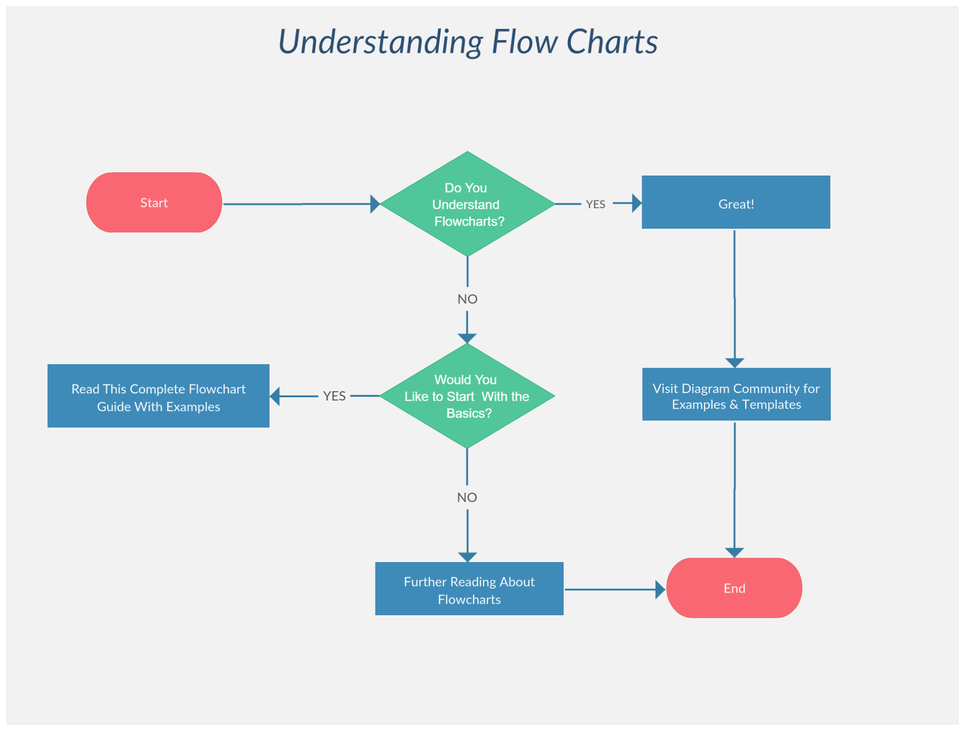
#> input picture uploads/03692284-f66b-4a30-bce9-bec7a1d15193_Untitled document (4)_images/page_0_img_0.png, 965 x 731 px, shrunk from 2048 x 1553 before the run
$ python -i image_processing.py   (imports and definitions only)
#> lines starting #> are read from the running program, lines starting #| are printed output that depends on the picture; after the words box and inside, x2 and y2 are one past the last pixel; in counts of white or black regions, pixels touching at a corner belong together
"""
Image preprocessing and feature extraction functions
"""
import cv2
import numpy as np
import pytesseract
import logging
from pathlib import Path

logger = logging.getLogger(__name__)

# Image processing constants
BLUR_KERNEL = (5, 5)
CANNY_THRESHOLD1, CANNY_THRESHOLD2 = 50, 150
CONTOUR_EPSILON = 0.04
BOX_RATIO_MIN, BOX_RATIO_MAX = 0.8, 1.2
HOUGH_THRESHOLD, HOUGH_MIN_LENGTH, HOUGH_MAX_GAP = 100, 50, 10


def preprocess_image(img_path):
    """
    Preprocess image for feature extraction.

    Args:
        img_path: Path to image file

    Returns:
        Tuple of (original_image, grayscale, edges)
    """
    img = cv2.imread(str(img_path))
#> img is the input picture: shape (731, 965, 3); mean B, G, R 233.4, 231.2, 226.5
    gray = cv2.cvtColor(img, cv2.COLOR_BGR2GRAY)
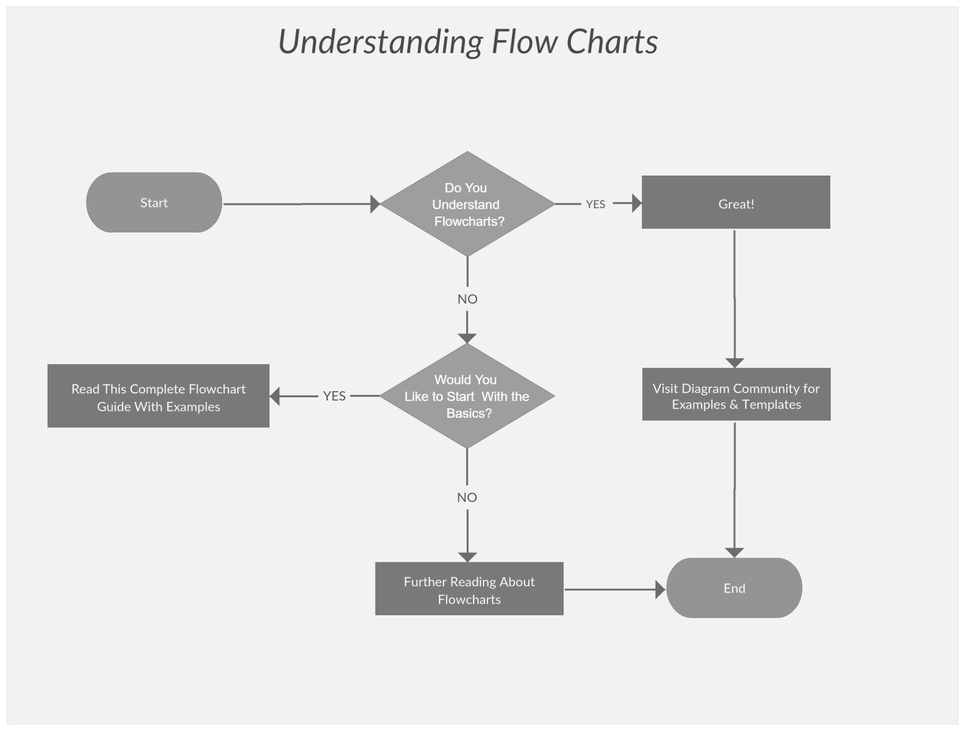
#> gray: shape (731, 965); min 48, max 255, mean 230.1
    _, thresh = cv2.threshold(gray, 180, 255, cv2.THRESH_BINARY_INV)
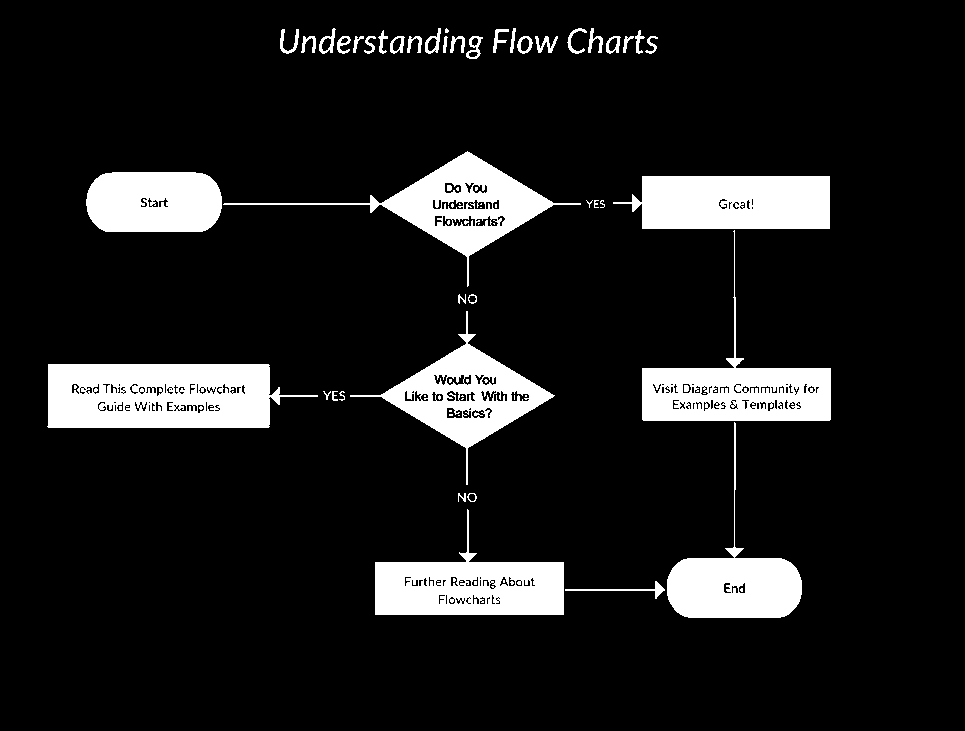
#> thresh: shape (731, 965); 11.2% white; 78 white regions (36 under 20 px), largest, box (x1, y1, x2, y2) and area: (47, 364, 318, 428) 13476, (613, 176, 830, 229) 9997, (375, 509, 564, 615) 9619
    edges = cv2.Canny(thresh, 100, 200)
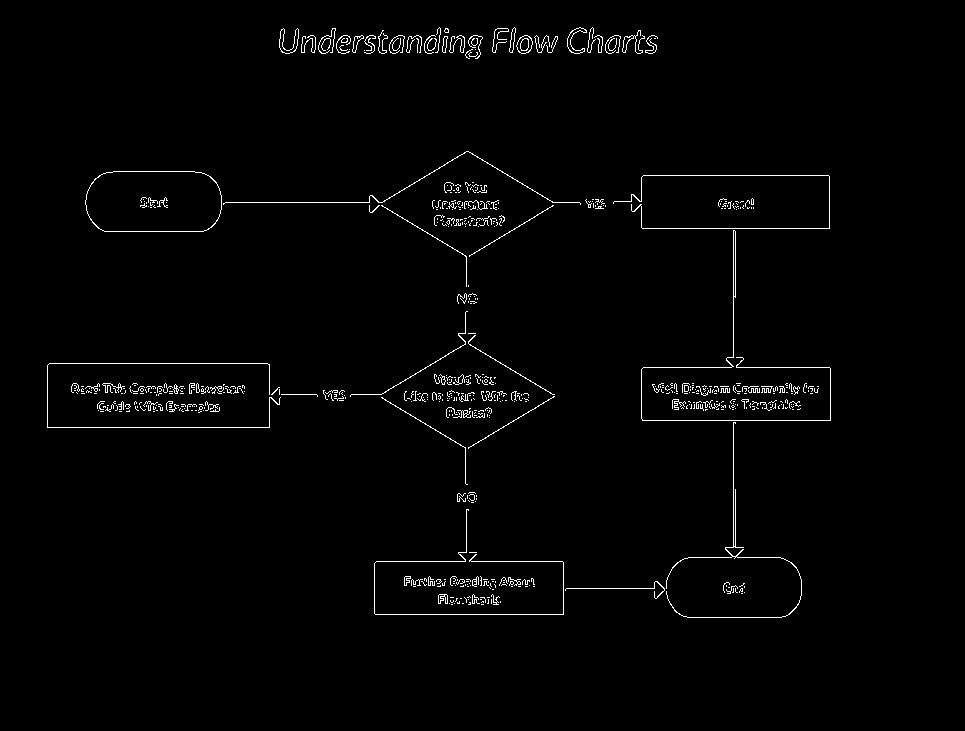
#> edges: shape (731, 965); 1.5% white in thin lines or dots, all inside (x1, y1, x2, y2) = (47, 27, 831, 618)

    return img, gray, edges


# [104 lines left out: function extract_features, not called in this run]

>>> result = preprocess_image('uploads/03692284-f66b-4a30-bce9-bec7a1d15193_Untitled document (4)_images/page_0_img_0.png')
